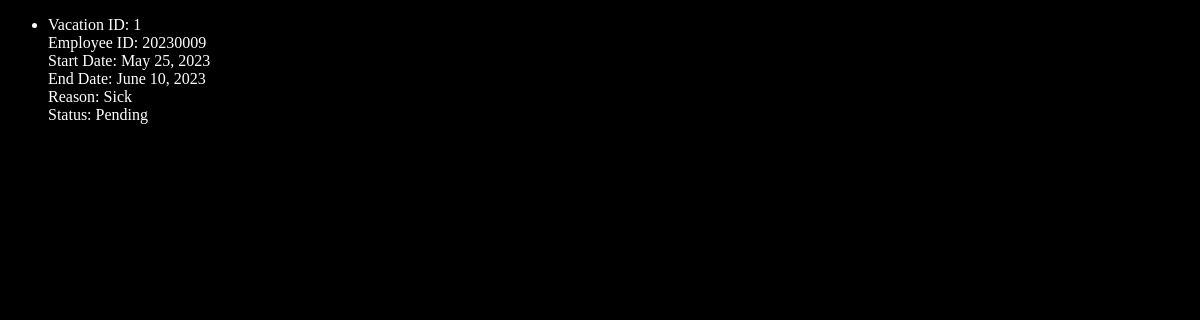
The page /index2/ on the database as committed earlier.
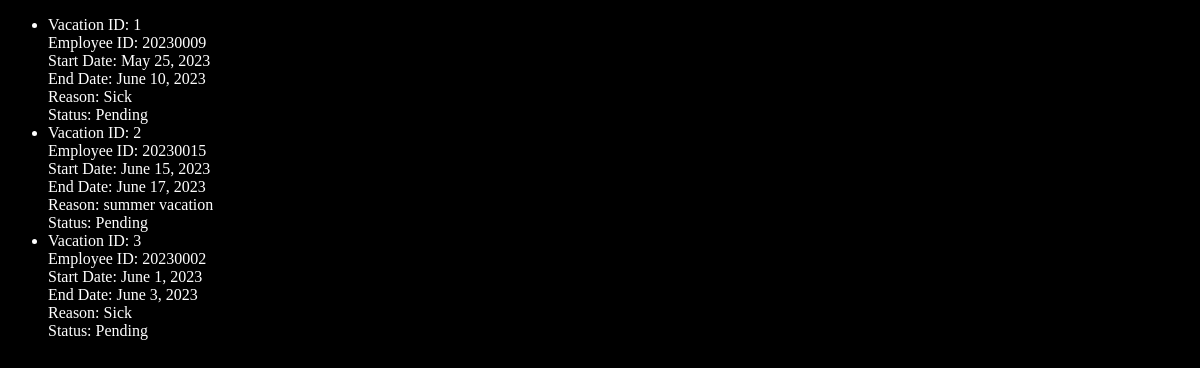
The same page on the database as committed later.
### main/models.py (models this page shows, shortened)
class Vacation(models.Model):
    ID = models.BigAutoField(primary_key=True, verbose_name="ID")
    EmployeeID = models.IntegerField(
        models.ForeignKey(
            Employee, verbose_name=("Employee ID"), on_delete=models.CASCADE, related_name="Employee ID"
        )
    )
    startDate = models.DateField()
    endDate = models.DateField()
    reason = models.TextField()
    status = models.TextField(max_length=20, default="Pending")

### main/views.py (the view)
# urls.py: path("index2/", views.index2, name="index2"),
def index2(request):
    context = {"Vacations": Vacation.objects.all()}
    return render(request, "Emp/index2.html", context)

### main/templates/Emp/index2.html (shortened to what this page needs)
<!DOCTYPE html>
<html lang="en">
  {% load static %}
  <head>
    <link rel="stylesheet" href="{% static 'css/style.css' %}" />
  </head>
  <body>
    <ul>
      {% for vac in Vacations %}
      <li>
        Vacation ID: {{ vac.ID }} <br />
        Employee ID: {{ vac.EmployeeID }} <br />
        Start Date: {{ vac.startDate }} <br />
        End Date: {{ vac.endDate }} <br />
        Reason: {{ vac.reason }} <br />
        Status: {{ vac.status }} <br />
      </li>
      {% endfor %}
    </ul>
  </body>
</html>

Rows that differ between the two databases and show on the page:
added Vacation: ID "2", EmployeeID "20230015", startDate "June 15, 2023", endDate "June 17, 2023", reason "summer vacation", status "Pending"
added Vacation: ID "3", EmployeeID "20230002", startDate "June 1, 2023", endDate "June 3, 2023", reason "Sick", status "Pending"
